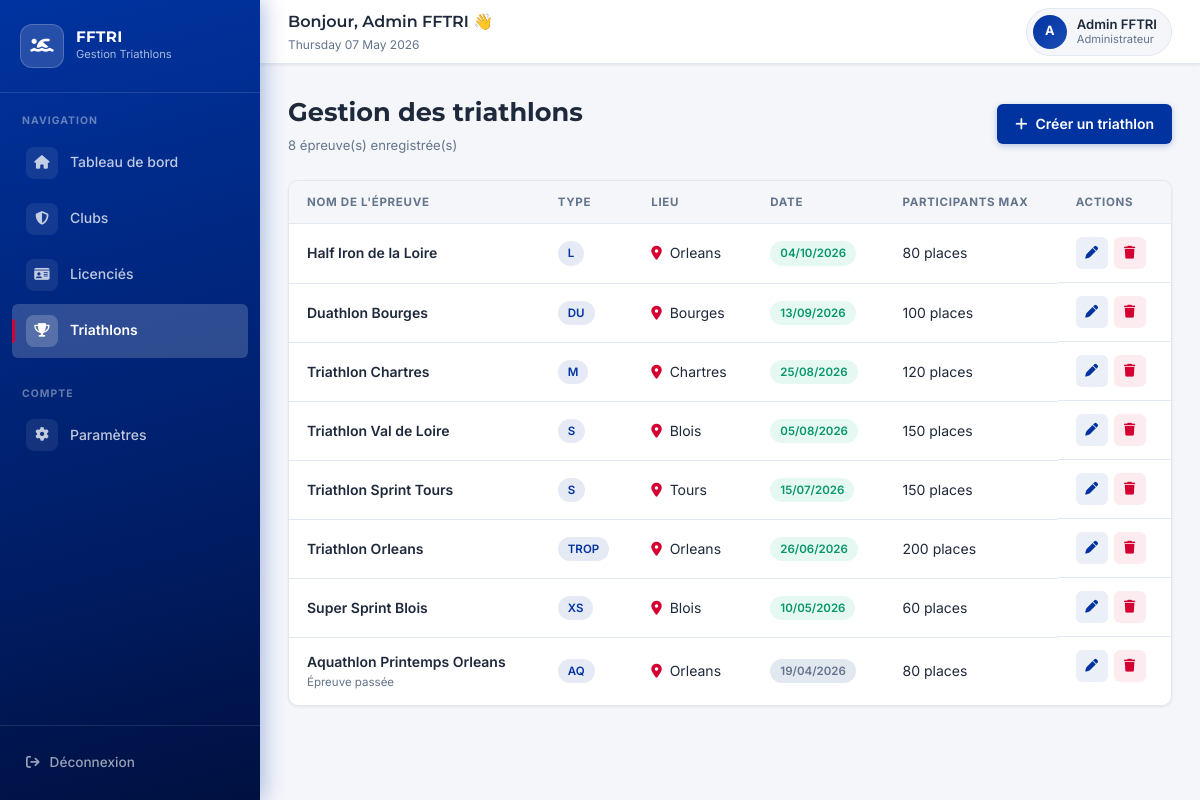
Screenshot of /index.php?module=triathlons (signed in) with the database file from the repository.
### tables this page shows
CREATE TABLE triathlons (
    id                    INT          NOT NULL AUTO_INCREMENT,
    name                  VARCHAR(100) NOT NULL,
    type                  VARCHAR(10)  NOT NULL,
    location              VARCHAR(100) NOT NULL,
    event_date            DATE         NOT NULL,
    description           TEXT             NULL,
    max_participants      INT UNSIGNED     NULL,
    registration_deadline DATE             NULL,
    created_at            TIMESTAMP    NOT NULL DEFAULT CURRENT_TIMESTAMP,
    updated_at            TIMESTAMP    NOT NULL DEFAULT CURRENT_TIMESTAMP ON UPDATE CURRENT_TIMESTAMP,

    PRIMARY KEY (id),
    KEY idx_triathlons_date (event_date),
    KEY idx_triathlons_type (type),

    CONSTRAINT fk_triathlons_type
        FOREIGN KEY (type) REFERENCES TypeTriathlon(codeType)
        ON DELETE RESTRICT
        ON UPDATE CASCADE

);

### app/core/Database.php (called while the page is built, shortened)
<?php
class Database {
    private static $instance = null;
    private function __construct() {
        $host = defined('DB_HOST') ? DB_HOST : '127.0.0.1';
        $db   = defined('DB_NAME') ? DB_NAME : 'triathlon';
        $user = defined('DB_USER') ? DB_USER : 'root';
        $pass = defined('DB_PASS') ? DB_PASS : '';
        $charset = 'utf8mb4';
        $dsn = "mysql:host=$host;dbname=$db;charset=$charset";
        $options = [
            PDO::ATTR_ERRMODE            => PDO::ERRMODE_EXCEPTION,
            PDO::ATTR_DEFAULT_FETCH_MODE => PDO::FETCH_ASSOC,
            PDO::ATTR_EMULATE_PREPARES   => false,
        ];
        try {
            $this->pdo = new PDO($dsn, $user, $pass, $options);
        } catch (PDOException $e) {
            try {
                $tmp = new PDO("mysql:host=$host;charset=$charset", $user, $pass, $options);
                $tmp->exec("CREATE DATABASE IF NOT EXISTS `$db` CHARACTER SET utf8mb4 COLLATE utf8mb4_unicode_ci");
                $this->pdo = new PDO($dsn, $user, $pass, $options);
            } catch (PDOException $e2) {
                die("DB connection failed: " . $e2->getMessage());
            }
        }
    }
    public static function getConnection() {
        if (self::$instance === null) {
            self::$instance = new Database();
        }
        return self::$instance->pdo;
    }
}

### app/controllers/TriathlonController.php (called while the page is built, shortened)
<?php
require_once __DIR__ . '/../models/Triathlon.php';
class TriathlonController {
    private $triathlonModel;
    public function __construct() {
        $this->triathlonModel = new Triathlon();
    }
    public function index() {
        $user = $_SESSION['user'] ?? null;
        $role = $user['role'] ?? null;
        $clubIdUser = $user['id_club'] ?? ($user['club_id'] ?? null);
        if ($role === 'admin') {
            $triathlons = $this->triathlonModel->getAll();
        } else if ($clubIdUser) {
            $triathlons = $this->triathlonModel->getAllByClub($clubIdUser);
        } else {
            $triathlons = [];
        }
        return ['triathlons' => $triathlons];
    }
}
?>

### app/models/Triathlon.php (called while the page is built, shortened)
<?php
require_once __DIR__ . '/../core/Database.php';
class Triathlon {
    protected $db;
    public function __construct() {
        $this->db = Database::getConnection();
    }
    public function getAll() {
        $stmt = $this->db->query(
            "SELECT t.*, tt.libelle as type_label FROM triathlons t LEFT JOIN TypeTriathlon tt ON t.type = tt.codeType ORDER BY t.event_date DESC"
        );
        return $stmt ? $stmt->fetchAll(PDO::FETCH_ASSOC) : [];
    }
}

### app/views/triathlons/index.php (the view, shortened to what this page needs)
<div class="page-title">
    <div>
        <h1>Gestion des triathlons</h1>
        <div class="page-title-sub"><?= count($data['triathlons'] ?? []) ?> épreuve(s) enregistrée(s)</div>
    </div>
    <?php if ($_SESSION['user']['role'] === 'admin'): ?>
    <a href="index.php?module=triathlons&action=create" class="btn">
        <i class="fas fa-plus"></i> Créer un triathlon
    </a>
    <?php endif; ?>
</div>
<div class="table-container">
    <table>
        <thead>
            <tr>
                <th>Nom de l'épreuve</th>
                <th>Type</th>
                <th>Lieu</th>
                <th>Date</th>
                <th>Participants max</th>
                <?php if ($_SESSION['user']['role'] === 'admin'): ?>
                <th>Actions</th>
                <?php endif; ?>
            </tr>
        </thead>
        <tbody>
            <?php if (!empty($data['triathlons'])): ?>
                <?php foreach ($data['triathlons'] as $triathlon): ?>
                <?php
                $eventDate = strtotime($triathlon['event_date'] ?? 'now');
                $isPast = $eventDate < time();
                ?>
                <tr>
                    <td>
                        <div style="font-weight: 600;"><?= htmlspecialchars($triathlon['name']) ?></div>
                        <?php if ($isPast): ?>
                        <div style="font-size: 0.72rem; color: var(--text-muted);">Épreuve passée</div>
                        <?php endif; ?>
                    </td>
                    <td>
                        <span class="badge badge-blue"><?= htmlspecialchars($triathlon['type'] ?? '—') ?></span>
                    </td>
                    <td>
                        <i class="fas fa-location-dot" style="color: var(--fftri-red); margin-right: 4px;"></i>
                        <?= htmlspecialchars($triathlon['location'] ?? '—') ?>
                    </td>
                    <td>
                        <span class="badge <?= $isPast ? 'badge-gray' : 'badge-green' ?>">
                            <?= date('d/m/Y', $eventDate) ?>
                        </span>
                    </td>
                    <td>
                        <?= $triathlon['max_participants'] ? htmlspecialchars($triathlon['max_participants']) . ' places' : '<span style="color: var(--text-muted);">—</span>' ?>
                    </td>
                    <?php if ($_SESSION['user']['role'] === 'admin'): ?>
                    <td class="actions">
                        <a href="index.php?module=triathlons&action=edit&id=<?= $triathlon['id'] ?>"
                           class="action-btn edit" title="Modifier">
                            <i class="fas fa-pen"></i>
                        </a>
                        <a href="index.php?module=triathlons&action=delete&id=<?= $triathlon['id'] ?>"
                           class="action-btn delete" title="Supprimer"
                           onclick="return confirm('Supprimer le triathlon « <?= htmlspecialchars(addslashes($triathlon['name'])) ?> » ?')">
                            <i class="fas fa-trash"></i>
                        </a>
                    </td>
                    <?php endif; ?>
                </tr>
                <?php endforeach; ?>
            <?php endif; ?>
        </tbody>
    </table>
</div>

### index.php (shortened to what this page needs)
<?php
spl_autoload_register(function ($className) {
    $paths = [
        'app/controllers/',
        'app/models/',
        'app/core/'
    ];
    foreach ($paths as $path) {
        $file = ROOT_PATH . DIRECTORY_SEPARATOR . $path . $className . '.php';
        if (file_exists($file)) {
            return;
        }
    }
});
$action = $_GET['action'] ?? 'index';
$module = $_GET['module'] ?? 'dashboard';
$id = $_GET['id'] ?? null;
function _normalize_key($str) {
	$s = strtolower((string)$str);
	$s = @iconv('UTF-8', 'ASCII//TRANSLIT', $s) ?: $s;
	$s = preg_replace('/[^a-z0-9]/', '', $s);
	return $s;
}
$moduleMap = [
	'licencie'=>'licencies','licencies'=>'licencies','licenci'=>'licencies',
	'licencies'=>'licencies','licenciee'=>'licencies','licenciees'=>'licencies',
	'triathlon'=>'triathlons','triathlons'=>'triathlons',
	'club'=>'clubs','clubs'=>'clubs','dashboard'=>'dashboard',
    'settings'=>'settings'
];
$normModule = _normalize_key($module);
if (isset($moduleMap[$normModule])) {
	$module = $moduleMap[$normModule];
}
if ($action === 'login' || $action === 'authenticate') {
    $authController = new AuthController();
    $authController->login();
} elseif ($action === 'logout') {
    $authController = new AuthController();
    $authController->logout();
} else {
    try {
        switch ($module) {
            case 'triathlons':
                $controller = new TriathlonController();
                if ($action === 'show' && $id) {
                    $data = $controller->show($id);
                } elseif ($action === 'create') {
                    $data = $controller->create();
                } elseif ($action === 'edit' && $id) {
                    $data = $controller->edit($id);
                } elseif ($action === 'delete' && $id) {
                    $controller->delete($id);
                    exit;
                } else {
                    $data = $controller->index();
                }
                break;
        }
        $candidateViews = [];
        $candidateViews[] = "app/views/$module/index.php";
        $candidateViews[] = "app/views/" . rtrim($module, 's') . "/index.php";
        $candidateViews[] = "app/views/" . ($module . 's') . "/index.php";
        foreach ($candidateViews as $viewFile) {
            if (file_exists($viewFile)) {
                include 'app/views/layouts/main.php';
                break;
            }
        }
    } catch (Exception $e) {
        echo "Erreur : " . $e->getMessage();
    }
}

### app/views/layouts/main.php (style rules this page uses)
:root { --fftri-blue: #0033A0; --fftri-blue-dark: #00257a; --fftri-blue-light: #1a4db5; --fftri-red: #D50032; --fftri-red-dark: #b3002b; --white: #FFFFFF; --light-gray: #F4F6FA; --medium-gray: #E2E8F0; --dark-gray: #64748B; --text-color: #1E293B; --text-muted: #64748B; --success: #10B981; --warning: #F59E0B; --info: #3B82F6; --sidebar-width: 260px; --header-height: 64px; --shadow-sm: 0 1px 3px rgba(0,0,0,0.08); --shadow-md: 0 4px 12px rgba(0,0,0,0.1); --shadow-lg: 0 8px 24px rgba(0,0,0,0.12); --radius-sm: 6px; --radius-md: 10px; --radius-lg: 16px; --transition: all 0.2s ease; }
* { margin: 0; padding: 0; box-sizing: border-box; }
body { font-family: 'Inter', sans-serif; color: var(--text-color); background-color: var(--light-gray); line-height: 1.6; }
h1, h2, h3, h4, h5, h6 { font-family: 'Montserrat', sans-serif; font-weight: 700; }
.page-title { display: flex; justify-content: space-between; align-items: center; margin-bottom: 24px; }
.page-title h1 { font-size: 1.6rem; color: var(--text-color); font-weight: 700; }
.page-title-sub { font-size: 0.82rem; color: var(--text-muted); font-family: 'Inter', sans-serif; font-weight: 400; margin-top: 2px; }
.btn { display: inline-flex; align-items: center; gap: 8px; padding: 9px 18px; background: var(--fftri-blue); color: var(--white); border: none; border-radius: var(--radius-sm); cursor: pointer; font-size: 0.875rem; font-weight: 600; font-family: 'Inter', sans-serif; text-decoration: none; transition: var(--transition); white-space: nowrap; box-shadow: 0 2px 6px rgba(0,51,160,0.25); }
.table-container { background: var(--white); border-radius: var(--radius-md); box-shadow: var(--shadow-sm); border: 1px solid var(--medium-gray); overflow: hidden; }
table { width: 100%; border-collapse: collapse; }
thead th { background: var(--light-gray); color: var(--text-muted); font-size: 0.72rem; font-weight: 700; text-transform: uppercase; letter-spacing: 0.06em; padding: 12px 18px; text-align: left; border-bottom: 1px solid var(--medium-gray); font-family: 'Inter', sans-serif; }
tbody td { padding: 13px 18px; font-size: 0.875rem; border-bottom: 1px solid var(--medium-gray); color: var(--text-color); vertical-align: middle; }
tbody tr:last-child td { border-bottom: none; }
.actions { display: flex; gap: 6px; }
.action-btn { width: 32px; height: 32px; display: inline-flex; align-items: center; justify-content: center; border-radius: var(--radius-sm); text-decoration: none; font-size: 0.8rem; transition: var(--transition); border: none; background: none; cursor: pointer; }
.action-btn.edit { background: rgba(0,51,160,0.08); color: var(--fftri-blue); }
.action-btn.delete { background: rgba(213,0,50,0.08); color: var(--fftri-red); }
.badge { display: inline-flex; align-items: center; padding: 3px 10px; border-radius: 50px; font-size: 0.72rem; font-weight: 600; font-family: 'Inter', sans-serif; }
.badge-blue { background: rgba(0,51,160,0.1); color: var(--fftri-blue); }
.badge-green { background: rgba(16,185,129,0.1); color: #059669; }
.badge-gray { background: var(--medium-gray); color: var(--dark-gray); }

### rows the page displays
triathlons: name "Half Iron de la Loire", type "L", location "Orleans", event_date "04/10/2026", max_participants "80"
triathlons: name "Duathlon Bourges", type "DU", location "Bourges", event_date "13/09/2026", max_participants "100"
triathlons: name "Triathlon Chartres", type "M", location "Chartres", event_date "25/08/2026", max_participants "120"
triathlons: name "Triathlon Val de Loire", type "S", location "Blois", event_date "05/08/2026", max_participants "150"
triathlons: name "Triathlon Sprint Tours", type "S", location "Tours", event_date "15/07/2026", max_participants "150"
triathlons: name "Triathlon Orleans", type "TROP", location "Orleans", event_date "26/06/2026", max_participants "200"
triathlons: name "Super Sprint Blois", type "XS", location "Blois", event_date "10/05/2026", max_participants "60"
triathlons: name "Aquathlon Printemps Orleans", shows "Épreuve passée", type "AQ", location "Orleans", event_date "19/04/2026", max_participants "80"
